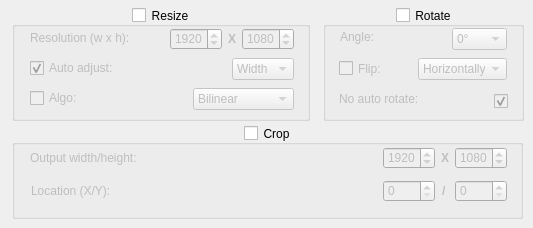
        <widget class="QWidget" name="ResizeTab">
         <attribute name="title">
          <string>Resize</string>
         </attribute>
         <widget class="QGroupBox" name="ResizeGB">
          <property name="geometry">
           <rect>
            <x>12</x>
            <y>7</y>
            <width>298</width>
            <height>114</height>
           </rect>
          </property>
          <property name="toolTip">
           <string>Enables resizing of the video.</string>
          </property>
          <property name="title">
           <string>Resize</string>
          </property>
          <property name="alignment">
           <set>Qt::AlignCenter</set>
          </property>
          <property name="checkable">
           <bool>true</bool>
          </property>
          <property name="checked">
           <bool>false</bool>
          </property>
          <widget class="QLabel" name="ResolutionResLabel">
           <property name="geometry">
            <rect>
             <x>18</x>
             <y>23</y>
             <width>101</width>
             <height>16</height>
            </rect>
           </property>
           <property name="text">
            <string>Resolution (w x h):</string>
           </property>
          </widget>
          <widget class="QLabel" name="Eks3Label">
           <property name="geometry">
            <rect>
             <x>216</x>
             <y>24</y>
             <width>19</width>
             <height>16</height>
            </rect>
           </property>
           <property name="text">
            <string>&lt;html&gt;&lt;head/&gt;&lt;body&gt;&lt;p&gt;&lt;span style=&quot; font-weight:700;&quot;&gt;X&lt;/span&gt;&lt;/p&gt;&lt;/body&gt;&lt;/html&gt;</string>
           </property>
          </widget>
          <widget class="QSpinBox" name="WidthNUD">
           <property name="geometry">
            <rect>
             <x>158</x>
             <y>21</y>
             <width>52</width>
             <height>22</height>
            </rect>
           </property>
           <property name="toolTip">
            <string>The video width.</string>
           </property>
           <property name="minimum">
            <number>640</number>
           </property>
           <property name="maximum">
            <number>7680</number>
           </property>
           <property name="value">
            <number>1920</number>
           </property>
          </widget>
          <widget class="QSpinBox" name="HeightNUD">
           <property name="geometry">
            <rect>
             <x>230</x>
             <y>21</y>
             <width>52</width>
             <height>22</height>
            </rect>
           </property>
           <property name="toolTip">
            <string>The video height.</string>
           </property>
           <property name="minimum">
            <number>360</number>
           </property>
           <property name="maximum">
            <number>4320</number>
           </property>
           <property name="value">
            <number>1080</number>
           </property>
          </widget>
          <widget class="QComboBox" name="AutoAdjResDD">
           <property name="geometry">
            <rect>
             <x>220</x>
             <y>51</y>
             <width>62</width>
             <height>22</height>
            </rect>
           </property>
           <property name="toolTip">
            <string>The side to auto adjust.</string>
           </property>
           <property name="currentIndex">
            <number>1</number>
           </property>
           <item>
            <property name="text">
             <string>Height</string>
            </property>
           </item>
           <item>
            <property name="text">
             <string>Width</string>
            </property>
           </item>
          </widget>
          <widget class="QCheckBox" name="AutoAdjResCB">
           <property name="geometry">
            <rect>
             <x>18</x>
             <y>50</y>
             <width>83</width>
             <height>22</height>
            </rect>
           </property>
           <property name="toolTip">
            <string>Enables auto adjustment of the resize.</string>
           </property>
           <property name="text">
            <string>Auto adjust:</string>
           </property>
           <property name="checked">
            <bool>true</bool>
           </property>
          </widget>
          <widget class="QCheckBox" name="ResizeAlgoCB">
           <property name="geometry">
            <rect>
             <x>18</x>
             <y>81</y>
             <width>52</width>
             <height>20</height>
            </rect>
           </property>
           <property name="toolTip">
            <string>Enables resize algorithms.</string>
           </property>
           <property name="text">
            <string>Algo:</string>
           </property>
          </widget>
          <widget class="QComboBox" name="ResizeAlgoDD">
           <property name="geometry">
            <rect>
             <x>181</x>
             <y>81</y>
             <width>101</width>
             <height>22</height>
            </rect>
           </property>
           <property name="toolTip">
            <string>Selects the algorithm for resize.</string>
           </property>
           <item>
            <property name="text">
             <string>Bilinear</string>
            </property>
           </item>
           <item>
            <property name="text">
             <string>Bicubic</string>
            </property>
           </item>
           <item>
            <property name="text">
             <string>Experimental</string>
            </property>
           </item>
           <item>
            <property name="text">
             <string>Neighbor</string>
            </property>
           </item>
           <item>
            <property name="text">
             <string>Area</string>
            </property>
           </item>
           <item>
            <property name="text">
             <string>Bicublin</string>
            </property>
           </item>
           <item>
            <property name="text">
             <string>Gauss</string>
            </property>
           </item>
           <item>
            <property name="text">
             <string>Sinc</string>
            </property>
           </item>
           <item>
            <property name="text">
             <string>Lanczos</string>
            </property>
           </item>
           <item>
            <property name="text">
             <string>Spline</string>
            </property>
           </item>
          </widget>
         </widget>
         <widget class="QGroupBox" name="RotateGB">
          <property name="geometry">
           <rect>
            <x>323</x>
            <y>7</y>
            <width>201</width>
            <height>114</height>
           </rect>
          </property>
          <property name="toolTip">
           <string>Enables/disables video rotation.</string>
          </property>
          <property name="title">
           <string>Rotate</string>
          </property>
          <property name="alignment">
           <set>Qt::AlignCenter</set>
          </property>
          <property name="checkable">
           <bool>true</bool>
          </property>
          <property name="checked">
           <bool>false</bool>
          </property>
          <widget class="QLabel" name="AngleLabel">
           <property name="geometry">
            <rect>
             <x>17</x>
             <y>20</y>
             <width>47</width>
             <height>20</height>
            </rect>
           </property>
           <property name="text">
            <string>Angle:</string>
           </property>
          </widget>
          <widget class="QComboBox" name="AngleDD">
           <property name="geometry">
            <rect>
             <x>129</x>
             <y>21</y>
             <width>55</width>
             <height>22</height>
            </rect>
           </property>
           <property name="toolTip">
            <string>The angle at which to rotate at.</string>
           </property>
           <item>
            <property name="text">
             <string>0°</string>
            </property>
           </item>
           <item>
            <property name="text">
             <string>90°</string>
            </property>
           </item>
           <item>
            <property name="text">
             <string>180°</string>
            </property>
           </item>
           <item>
            <property name="text">
             <string>270°</string>
            </property>
           </item>
          </widget>
          <widget class="QCheckBox" name="FlipCB">
           <property name="geometry">
            <rect>
             <x>16</x>
             <y>50</y>
             <width>47</width>
             <height>23</height>
            </rect>
           </property>
           <property name="toolTip">
            <string>Enables/disables flipping the video.</string>
           </property>
           <property name="text">
            <string>Flip:</string>
           </property>
          </widget>
          <widget class="QComboBox" name="FlipDD">
           <property name="geometry">
            <rect>
             <x>95</x>
             <y>51</y>
             <width>89</width>
             <height>22</height>
            </rect>
           </property>
           <property name="toolTip">
            <string>The direction to flip.</string>
           </property>
           <item>
            <property name="text">
             <string>Horizontally</string>
            </property>
           </item>
           <item>
            <property name="text">
             <string>Vertically</string>
            </property>
           </item>
          </widget>
          <widget class="QLabel" name="NoAutoRotateLabel">
           <property name="geometry">
            <rect>
             <x>16</x>
             <y>82</y>
             <width>87</width>
             <height>20</height>
            </rect>
           </property>
           <property name="text">
            <string>No auto rotate:</string>
           </property>
          </widget>
          <widget class="QCheckBox" name="NoAutoRotateCB">
           <property name="geometry">
            <rect>
             <x>171</x>
             <y>84</y>
             <width>21</width>
             <height>20</height>
            </rect>
           </property>
           <property name="toolTip">
            <string>Enables/disables FFMpeg auto rotation tool. Turn this on for portriat videos.</string>
           </property>
           <property name="text">
            <string/>
           </property>
           <property name="checked">
            <bool>true</bool>
           </property>
          </widget>
         </widget>
         <widget class="QGroupBox" name="CropGB">
          <property name="geometry">
           <rect>
            <x>12</x>
            <y>125</y>
            <width>511</width>
            <height>94</height>
           </rect>
          </property>
          <property name="toolTip">
           <string>Enables/disables cropping of the video.</string>
          </property>
          <property name="title">
           <string>Crop</string>
          </property>
          <property name="alignment">
           <set>Qt::AlignCenter</set>
          </property>
          <property name="checkable">
           <bool>true</bool>
          </property>
          <property name="checked">
           <bool>false</bool>
          </property>
          <widget class="QLabel" name="OutSizeLabel">
           <property name="geometry">
            <rect>
             <x>18</x>
             <y>25</y>
             <width>119</width>
             <height>16</height>
            </rect>
           </property>
           <property name="text">
            <string>Output width/height:</string>
           </property>
          </widget>
          <widget class="QLabel" name="Eks4Label">
           <property name="geometry">
            <rect>
             <x>429</x>
             <y>25</y>
             <width>19</width>
             <height>16</height>
            </rect>
           </property>
           <property name="text">
            <string>&lt;html&gt;&lt;head/&gt;&lt;body&gt;&lt;p&gt;&lt;span style=&quot; font-weight:700;&quot;&gt;X&lt;/span&gt;&lt;/p&gt;&lt;/body&gt;&lt;/html&gt;</string>
           </property>
          </widget>
          <widget class="QSpinBox" name="OutWidthNUD">
           <property name="geometry">
            <rect>
             <x>371</x>
             <y>22</y>
             <width>52</width>
             <height>22</height>
            </rect>
           </property>
           <property name="toolTip">
            <string>The output video width.</string>
           </property>
           <property name="minimum">
            <number>640</number>
           </property>
           <property name="maximum">
            <number>7680</number>
           </property>
           <property name="value">
            <number>1920</number>
           </property>
          </widget>
          <widget class="QSpinBox" name="OutHeightNUD">
           <property name="geometry">
            <rect>
             <x>443</x>
             <y>22</y>
             <width>52</width>
             <height>22</height>
            </rect>
           </property>
           <property name="toolTip">
            <string>The output video height.</string>
           </property>
           <property name="minimum">
            <number>360</number>
           </property>
           <property name="maximum">
            <number>4320</number>
           </property>
           <property name="value">
            <number>1080</number>
           </property>
          </widget>
          <widget class="QLabel" name="LocationLabel">
           <property name="geometry">
            <rect>
             <x>19</x>
             <y>58</y>
             <width>84</width>
             <height>16</height>
            </rect>
           </property>
           <property name="text">
            <string>Location (X/Y):</string>
           </property>
          </widget>
          <widget class="QSpinBox" name="EksNUD">
           <property name="geometry">
            <rect>
             <x>371</x>
             <y>55</y>
             <width>52</width>
             <height>22</height>
            </rect>
           </property>
           <property name="toolTip">
            <string>The x coordinate to crop.</string>
           </property>
           <property name="minimum">
            <number>0</number>
           </property>
           <property name="maximum">
            <number>7680</number>
           </property>
           <property name="value">
            <number>0</number>
           </property>
          </widget>
          <widget class="QSpinBox" name="WhyNUD">
           <property name="geometry">
            <rect>
             <x>443</x>
             <y>55</y>
             <width>52</width>
             <height>22</height>
            </rect>
           </property>
           <property name="toolTip">
            <string>The Y coordinate to crop.</string>
           </property>
           <property name="minimum">
            <number>0</number>
           </property>
           <property name="maximum">
            <number>4320</number>
           </property>
           <property name="value">
            <number>0</number>
           </property>
          </widget>
          <widget class="QLabel" name="Slash4Label_2">
           <property name="geometry">
            <rect>
             <x>430</x>
             <y>56</y>
             <width>20</width>
             <height>20</height>
            </rect>
           </property>
           <property name="text">
            <string>&lt;html&gt;&lt;head/&gt;&lt;body&gt;&lt;p&gt;&lt;span style=&quot; font-weight:700;&quot;&gt;/&lt;/span&gt;&lt;/p&gt;&lt;/body&gt;&lt;/html&gt;</string>
           </property>
          </widget>
         </widget>
        </widget>
